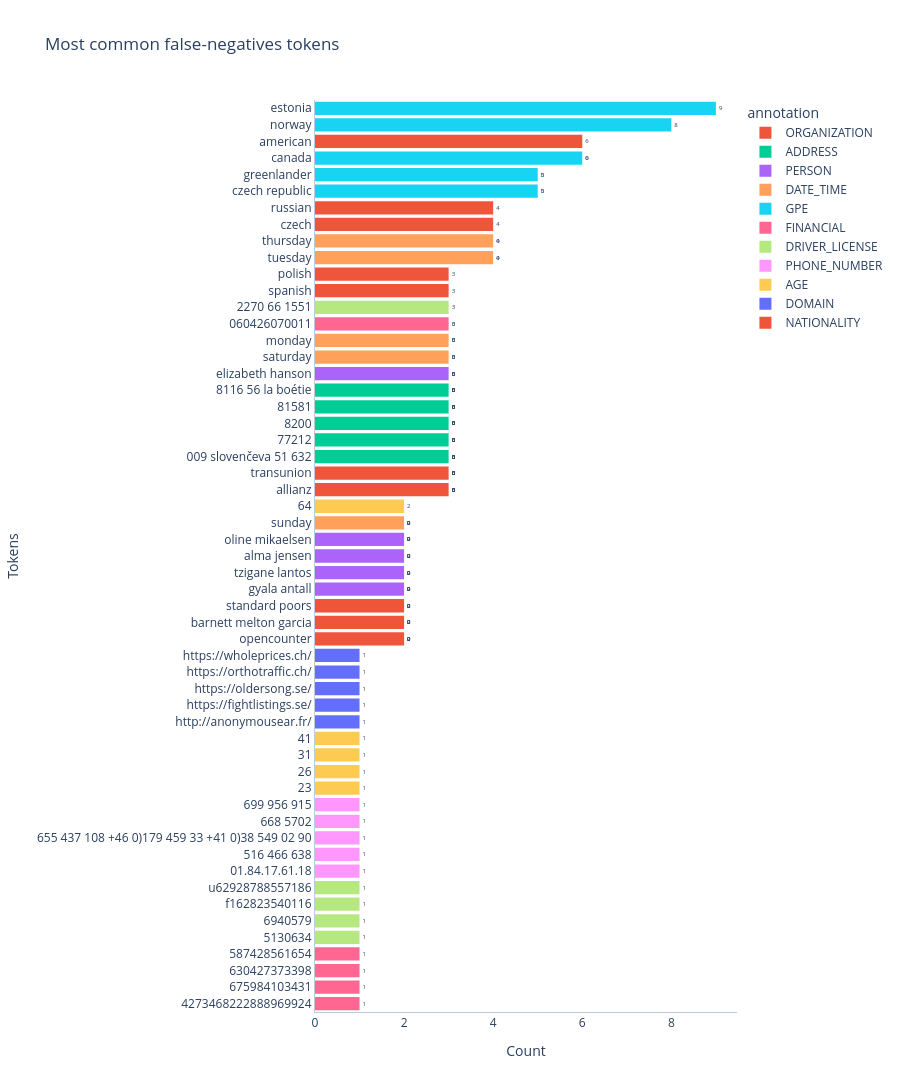
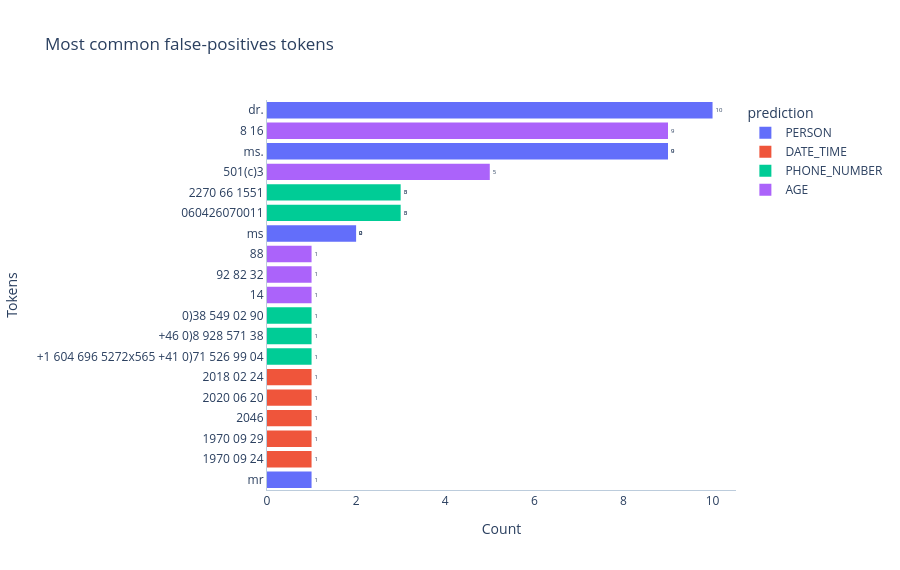

Notebook code cell kept with these figures, in order:
### Code cell
plotter.plot_most_common_tokens()

### Figure 1 — Plotly figure (JSON) as saved in the notebook; plotly's stock layout.template omitted (floating-point values rounded to 4 significant figures)
{"data": [{"bingroup": "y", "cliponaxis": true, "histfunc": "sum", "hovertemplate": "annotation=ORGANIZATION<br>sum of 0=%{x}<br>token=%{y}<extra></extra>", "legendgroup": "ORGANIZATION", "marker": {"color": "#EF553B", "pattern": {"shape": ""}}, "name": "ORGANIZATION", "orientation": "h", "showlegend": true, "textangle": 0, "textfont": {"size": 6}, "textposition": "outside", "texttemplate": "%{value}", "type": "histogram", "x": [3, 3, 2, 2, 2], "xaxis": "x", "y": ["allianz", "transunion", "opencounter", "barnett melton garcia", "standard poors"], "yaxis": "y"}, {"bingroup": "y", "cliponaxis": true, "histfunc": "sum", "hovertemplate": "annotation=ADDRESS<br>sum of 0=%{x}<br>token=%{y}<extra></extra>", "legendgroup": "ADDRESS", "marker": {"color": "#00cc96", "pattern": {"shape": ""}}, "name": "ADDRESS", "orientation": "h", "showlegend": true, "textangle": 0, "textfont": {"size": 6}, "textposition": "outside", "texttemplate": "%{value}", "type": "histogram", "x": [1, 1, 1, 1, 1, 1, 1, 1, 1, 1, 1, 1, 1, 1, 1], "xaxis": "x", "y": ["009 slovenčeva 51 632", "77212", "8200", "81581", "8116 56 la boétie", "009 slovenčeva 51 632", "77212", "8200", "81581", "8116 56 la boétie", "009 slovenčeva 51 632", "77212", "8200", "81581", "8116 56 la boétie"], "yaxis": "y"}, {"bingroup": "y", "cliponaxis": true, "histfunc": "sum", "hovertemplate": "annotation=PERSON<br>sum of 0=%{x}<br>token=%{y}<extra></extra>", "legendgroup": "PERSON", "marker": {"color": "#ab63fa", "pattern": {"shape": ""}}, "name": "PERSON", "orientation": "h", "showlegend": true, "textangle": 0, "textfont": {"size": 6}, "textposition": "outside", "texttemplate": "%{value}", "type": "histogram", "x": [3, 2, 2, 2, 2], "xaxis": "x", "y": ["elizabeth hanson", "gyala antall", "tzigane lantos", "alma jensen", "oline mikaelsen"], "yaxis": "y"}, {"bingroup": "y", "cliponaxis": true, "histfunc": "sum", "hovertemplate": "annotation=DATE_TIME<br>sum of 0=%{x}<br>token=%{y}<extra></extra>", "legendgroup": "DATE_TIME", "marker": {"color": "#FFA15A", "pattern": {"shape": ""}}, "name": "DATE_TIME", "orientation": "h", "showlegend": true, "textangle": 0, "textfont": {"size": 6}, "textposition": "outside", "texttemplate": "%{value}", "type": "histogram", "x": [4, 4, 3, 3, 2], "xaxis": "x", "y": ["tuesday", "thursday", "saturday", "monday", "sunday"], "yaxis": "y"}, {"bingroup": "y", "cliponaxis": true, "histfunc": "sum", "hovertemplate": "annotation=GPE<br>sum of 0=%{x}<br>token=%{y}<extra></extra>", "legendgroup": "GPE", "marker": {"color": "#19d3f3", "pattern": {"shape": ""}}, "name": "GPE", "orientation": "h", "showlegend": true, "textangle": 0, "textfont": {"size": 6}, "textposition": "outside", "texttemplate": "%{value}", "type": "histogram", "x": [9, 8, 6, 5, 5], "xaxis": "x", "y": ["estonia", "norway", "canada", "czech republic", "greenlander"], "yaxis": "y"}, {"bingroup": "y", "cliponaxis": true, "histfunc": "sum", "hovertemplate": "annotation=FINANCIAL<br>sum of 0=%{x}<br>token=%{y}<extra></extra>", "legendgroup": "FINANCIAL", "marker": {"color": "#FF6692", "pattern": {"shape": ""}}, "name": "FINANCIAL", "orientation": "h", "showlegend": true, "textangle": 0, "textfont": {"size": 6}, "textposition": "outside", "texttemplate": "%{value}", "type": "histogram", "x": [3, 1, 1, 1, 1], "xaxis": "x", "y": ["060426070011", "4273468222888969924", "675984103431", "630427373398", "587428561654"], "yaxis": "y"}, {"bingroup": "y", "cliponaxis": true, "histfunc": "sum", "hovertemplate": "annotation=DRIVER_LICENSE<br>sum of 0=%{x}<br>token=%{y}<extra></extra>", "legendgroup": "DRIVER_LICENSE", "marker": {"color": "#B6E880", "pattern": {"shape": ""}}, "name": "DRIVER_LICENSE", "orientation": "h", "showlegend": true, "textangle": 0, "textfont": {"size": 6}, "textposition": "outside", "texttemplate": "%{value}", "type": "histogram", "x": [3, 1, 1, 1, 1], "xaxis": "x", "y": ["2270 66 1551", "5130634", "6940579", "f162823540116", "u62928788557186"], "yaxis": "y"}, {"bingroup": "y", "cliponaxis": true, "histfunc": "sum", "hovertemplate": "annotation=PHONE_NUMBER<br>sum of 0=%{x}<br>token=%{y}<extra></extra>", "legendgroup": "PHONE_NUMBER", "marker": {"color": "#FF97FF", "pattern": {"shape": ""}}, "name": "PHONE_NUMBER", "orientation": "h", "showlegend": true, "textangle": 0, "textfont": {"size": 6}, "textposition": "outside", "texttemplate": "%{value}", "type": "histogram", "x": [1, 1, 1, 1, 1], "xaxis": "x", "y": ["01.84.17.61.18", "516 466 638", "655 437 108 +46 0)179 459 33 +41 0)38 549 02 90", "668 5702", "699 956 915"], "yaxis": "y"}, {"bingroup": "y", "cliponaxis": true, "histfunc": "sum", "hovertemplate": "annotation=AGE<br>sum of 0=%{x}<br>token=%{y}<extra></extra>", "legendgroup": "AGE", "marker": {"color": "#FECB52", "pattern": {"shape": ""}}, "name": "AGE", "orientation": "h", "showlegend": true, "textangle": 0, "textfont": {"size": 6}, "textposition": "outside", "texttemplate": "%{value}", "type": "histogram", "x": [2, 1, 1, 1, 1], "xaxis": "x", "y": ["64", "23", "26", "31", "41"], "yaxis": "y"}, {"bingroup": "y", "cliponaxis": true, "histfunc": "sum", "hovertemplate": "annotation=DOMAIN<br>sum of 0=%{x}<br>token=%{y}<extra></extra>", "legendgroup": "DOMAIN", "marker": {"color": "#636efa", "pattern": {"shape": ""}}, "name": "DOMAIN", "orientation": "h", "showlegend": true, "textangle": 0, "textfont": {"size": 6}, "textposition": "outside", "texttemplate": "%{value}", "type": "histogram", "x": [1, 1, 1, 1, 1], "xaxis": "x", "y": ["http://anonymousear.fr/", "https://fightlistings.se/", "https://oldersong.se/", "https://orthotraffic.ch/", "https://wholeprices.ch/"], "yaxis": "y"}, {"bingroup": "y", "cliponaxis": true, "histfunc": "sum", "hovertemplate": "annotation=NATIONALITY<br>sum of 0=%{x}<br>token=%{y}<extra></extra>", "legendgroup": "NATIONALITY", "marker": {"color": "#EF553B", "pattern": {"shape": ""}}, "name": "NATIONALITY", "orientation": "h", "showlegend": true, "textangle": 0, "textfont": {"size": 6}, "textposition": "outside", "texttemplate": "%{value}", "type": "histogram", "x": [6, 4, 4, 3, 3], "xaxis": "x", "y": ["american", "czech", "russian", "spanish", "polish"], "yaxis": "y"}], "layout": {"barmode": "relative", "height": 2520, "legend": {"title": {"text": "annotation"}, "tracegroupgap": 0}, "plot_bgcolor": "#FFF", "title": {"text": "Most common false-negatives tokens"}, "xaxis": {"anchor": "y", "domain": [0, 1], "linecolor": "#BCCCDC", "showgrid": false, "title": {"text": "Count"}}, "yaxis": {"anchor": "x", "categoryorder": "total ascending", "domain": [0, 1], "linecolor": "#BCCCDC", "showgrid": false, "title": {"text": "Tokens"}}}}

### Figure 2 — Plotly figure (JSON) as saved in the notebook; plotly's stock layout.template omitted (floating-point values rounded to 4 significant figures)
{"data": [{"bingroup": "y", "cliponaxis": true, "histfunc": "sum", "hovertemplate": "prediction=PERSON<br>sum of 0=%{x}<br>token=%{y}<extra></extra>", "legendgroup": "PERSON", "marker": {"color": "#636efa", "pattern": {"shape": ""}}, "name": "PERSON", "orientation": "h", "showlegend": true, "textangle": 0, "textfont": {"size": 6}, "textposition": "outside", "texttemplate": "%{value}", "type": "histogram", "x": [10, 9, 2, 1], "xaxis": "x", "y": ["dr.", "ms.", "ms", "mr"], "yaxis": "y"}, {"bingroup": "y", "cliponaxis": true, "histfunc": "sum", "hovertemplate": "prediction=DATE_TIME<br>sum of 0=%{x}<br>token=%{y}<extra></extra>", "legendgroup": "DATE_TIME", "marker": {"color": "#EF553B", "pattern": {"shape": ""}}, "name": "DATE_TIME", "orientation": "h", "showlegend": true, "textangle": 0, "textfont": {"size": 6}, "textposition": "outside", "texttemplate": "%{value}", "type": "histogram", "x": [1, 1, 1, 1, 1], "xaxis": "x", "y": ["1970 09 24", "1970 09 29", "2046", "2020 06 20", "2018 02 24"], "yaxis": "y"}, {"bingroup": "y", "cliponaxis": true, "histfunc": "sum", "hovertemplate": "prediction=PHONE_NUMBER<br>sum of 0=%{x}<br>token=%{y}<extra></extra>", "legendgroup": "PHONE_NUMBER", "marker": {"color": "#00cc96", "pattern": {"shape": ""}}, "name": "PHONE_NUMBER", "orientation": "h", "showlegend": true, "textangle": 0, "textfont": {"size": 6}, "textposition": "outside", "texttemplate": "%{value}", "type": "histogram", "x": [3, 3, 1, 1, 1], "xaxis": "x", "y": ["060426070011", "2270 66 1551", "+1 604 696 5272x565 +41 0)71 526 99 04", "+46 0)8 928 571 38", "0)38 549 02 90"], "yaxis": "y"}, {"bingroup": "y", "cliponaxis": true, "histfunc": "sum", "hovertemplate": "prediction=AGE<br>sum of 0=%{x}<br>token=%{y}<extra></extra>", "legendgroup": "AGE", "marker": {"color": "#ab63fa", "pattern": {"shape": ""}}, "name": "AGE", "orientation": "h", "showlegend": true, "textangle": 0, "textfont": {"size": 6}, "textposition": "outside", "texttemplate": "%{value}", "type": "histogram", "x": [9, 5, 1, 1, 1], "xaxis": "x", "y": ["8 16", "501(c)3", "14", "92 82 32", "88"], "yaxis": "y"}], "layout": {"barmode": "relative", "height": 570, "legend": {"title": {"text": "prediction"}, "tracegroupgap": 0}, "plot_bgcolor": "#FFF", "title": {"text": "Most common false-positives tokens"}, "xaxis": {"anchor": "y", "domain": [0, 1], "linecolor": "#BCCCDC", "showgrid": false, "title": {"text": "Count"}}, "yaxis": {"anchor": "x", "categoryorder": "total ascending", "domain": [0, 1], "linecolor": "#BCCCDC", "showgrid": false, "title": {"text": "Tokens"}}}}
